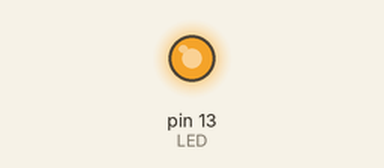
Recording of a sketch running on a simulated Arduino Uno, built with avr-gcc and run on an emulated ATmega328P. Parts: output pins drawn as LEDs (lit = HIGH).

Above: at 0.1 s.
Timing chart, 0 to 1.6 s (numbered marks = the images above):
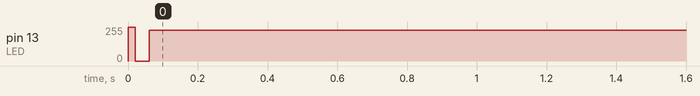

The sketch:

sketch_aug6b01.ino
```cpp
const int LED = 13;
//Ctrl + spa.
void setup() {
  // put your setup code here, to run once:
  pinMode(13, OUTPUT);
  // digitalWrite(LED , HIGH);
  // digitalWrite(LED , LOW);
}

void loop() {
  // put your main code here, to run repeatedly:
  digitalWrite(LED , LOW);
  delay(1);
  digitalWrite(LED , HIGH);
  delay(9);
  // delayMicroseconds(990); // --> 0.1초
  // delayMicroseconds(10);
}
```

Measured:
- by itself, pin 13 (LED): 0/255 → 230/255 at 0.00 s
